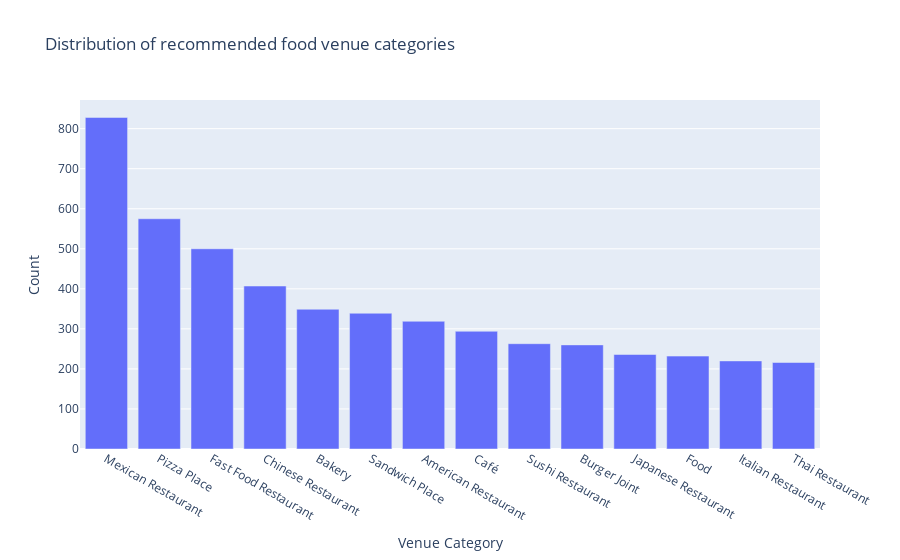

The code cell stored with this chart in its notebook:
### Markdown cell above
Having a look at the distribution of food venues across the three areas, we
can make the following observations:
- Mexican restaurants are the most common food venue overall
- Fast Food restaurants are the second most common venue, but Norwalk has by
 far the most
- Pacoima has the least restaurants overall and Norwalk the most, despite
both of them are very close in population
- There seems to be space for a Chinese or American Restaurant or a Donut
Shop in Pacoima
- Even sandwich and pizza places are not very common in Pacoima
- Opening another fast food restaurant or mexican restaurant does not seem
like a good idea

<br />
Again, let us have a look on the most recommended food venues in the county
for comparison:

### Code cell
import plotly.express as px
top15 = sorted.iloc[0:14]
fig = px.bar(top15, x="Venue Category", y="Count",
             title='Distribution of recommended food venue categories')
fig.show()

### Figure 1 — Plotly figure (JSON) as saved in the notebook; plotly's stock layout.template omitted (floating-point values rounded to 4 significant figures)
{"data": [{"alignmentgroup": "True", "hovertemplate": "Venue Category=%{x}<br>Count=%{y}<extra></extra>", "legendgroup": "", "marker": {"color": "#636efa"}, "name": "", "offsetgroup": "", "orientation": "v", "showlegend": false, "textposition": "auto", "type": "bar", "x": ["Mexican Restaurant", "Pizza Place", "Fast Food Restaurant", "Chinese Restaurant", "Bakery", "Sandwich Place", "American Restaurant", "Café", "Sushi Restaurant", "Burger Joint", "Japanese Restaurant", "Food", "Italian Restaurant", "Thai Restaurant"], "xaxis": "x", "y": [828, 575, 500, 407, 349, 339, 319, 294, 263, 260, 236, 232, 220, 216], "yaxis": "y"}], "layout": {"barmode": "relative", "legend": {"tracegroupgap": 0}, "title": {"text": "Distribution of recommended food venue categories"}, "xaxis": {"anchor": "y", "domain": [0.0, 1.0], "title": {"text": "Venue Category"}}, "yaxis": {"anchor": "x", "domain": [0.0, 1.0], "title": {"text": "Count"}}}}
